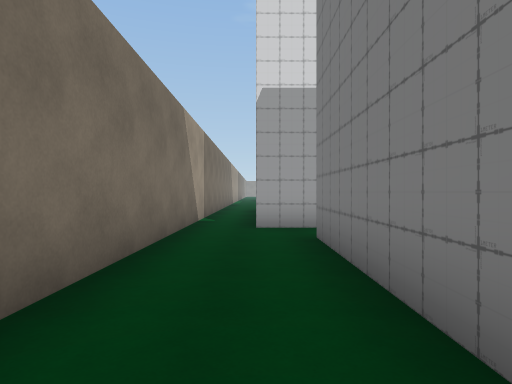
[1] (above)

16 first-person views from a walk through a Unity game level. The camera is 1.5 m above the floor, looks level and sees 75° across. The floor is counted in squares, 2 m on a side. Each view is taken from the middle of a square. On the plan, view 1 faces up. The plan holds only what a view shows up to about 11 squares ahead; the rest is blank. The place goes on beyond the plan. The player is left out. Some animated figures are left out. Some surface patterns are stand-ins.

[2]
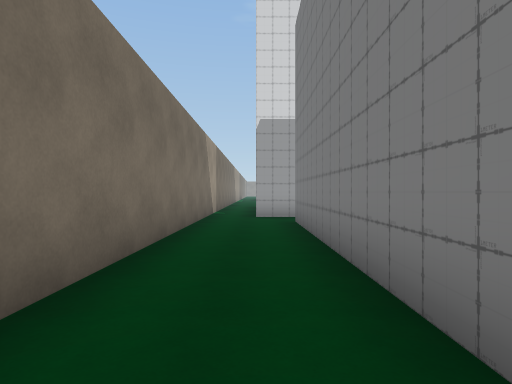

[3]
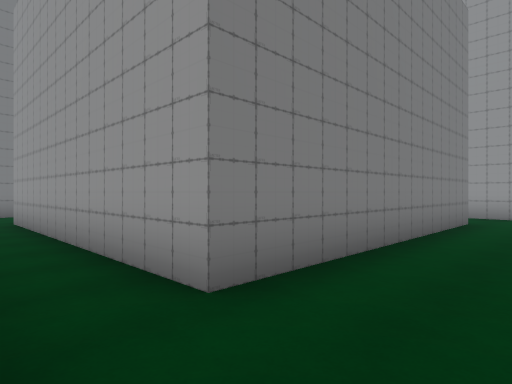

[4]
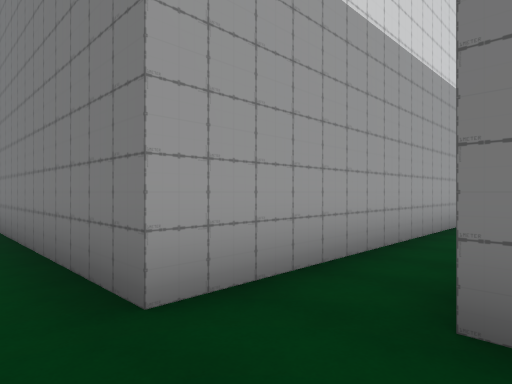

[5]
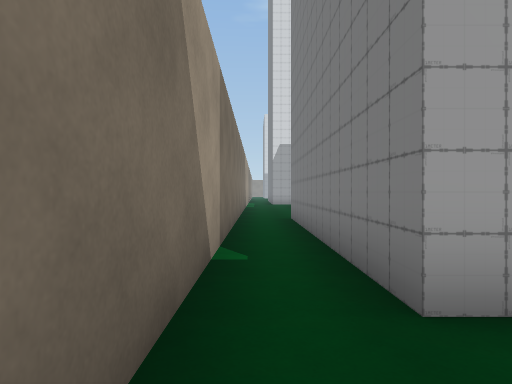

[6]
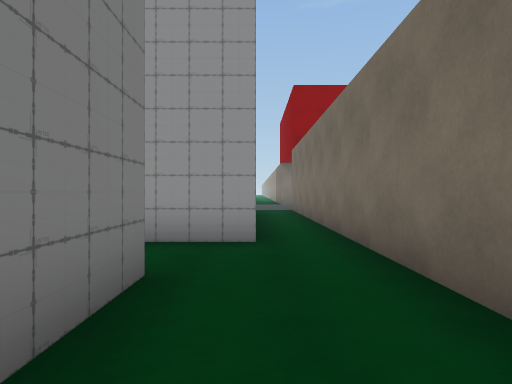

[7]
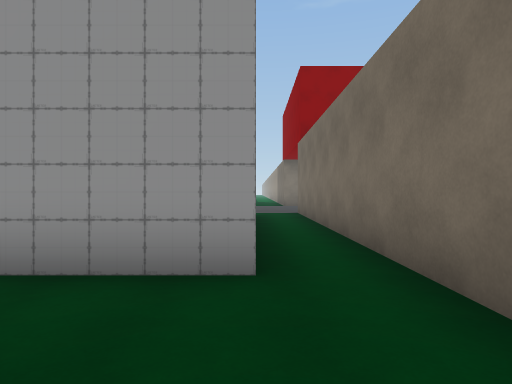

[8]
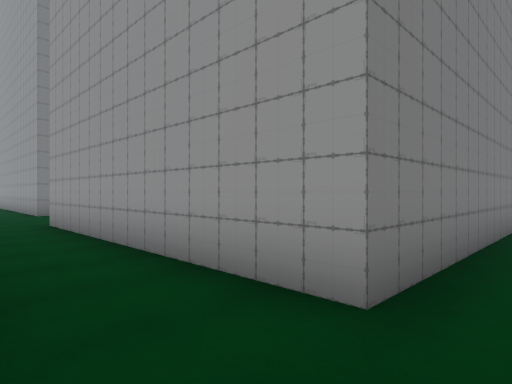

[9]
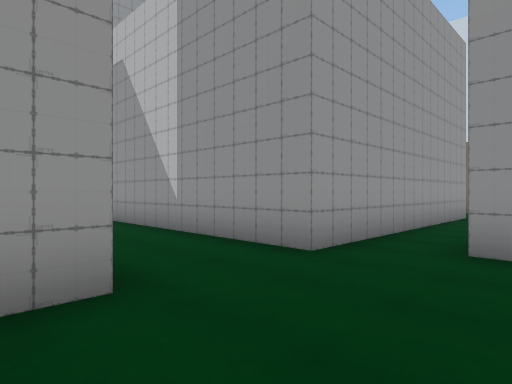

[10]
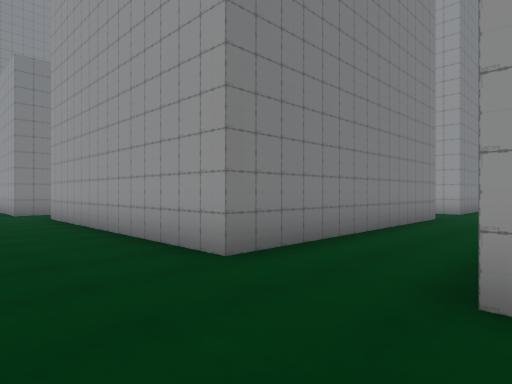

[11]
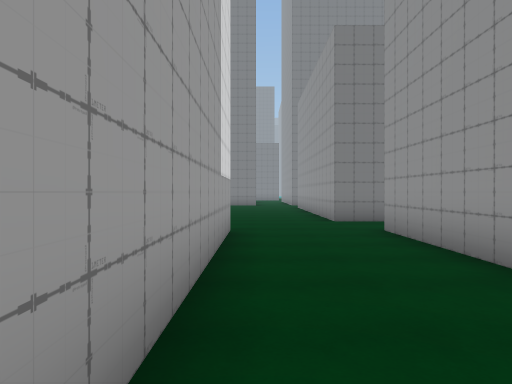

[12]
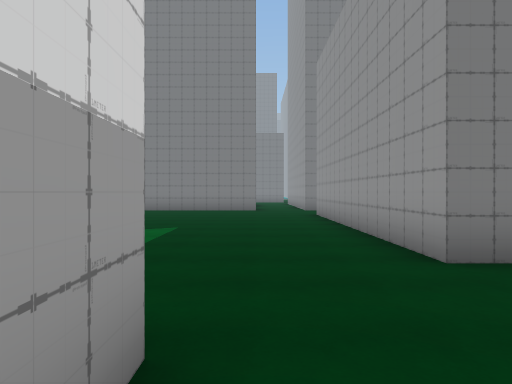

[13]
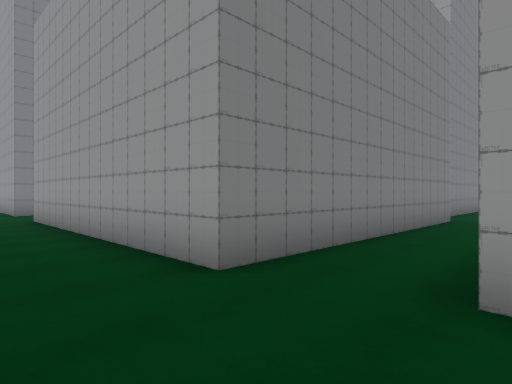

[14]
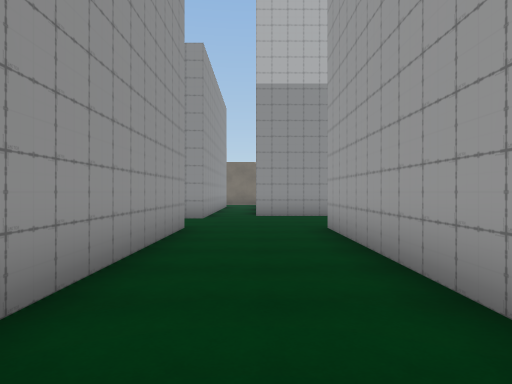

[15]
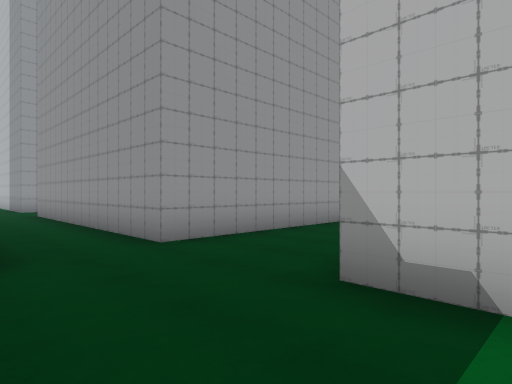

[16]
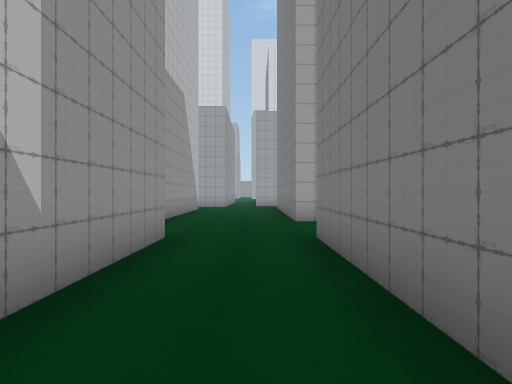

### Floor plan
Points are (right, up) in squares from view 1. A wall is a line through its corners. A room is listed if a view was taken in it or the views show most of it. See-through windows are left out.
Room 1 (views 1, 2, 3, 4, 5, 6, 7, 8)
walls: (1, -2) (1, 5.5) (7.5, 5.5); (7.1, 7) (0, 7) (0, 10.5); (-1.5, 10.5) (-1.5, -11.9); (0, -9.6) (0, -4) (7.5, -4)
ways out: opening at (8, 6) to room 2; opening at (-1, -11); opening at (7, -3)
Room 2 (views 9, 10, 11, 12, 13, 14, 15, 16)
walls: (20.5, -1.5) (20.5, 6) (28, 6); (18.5, 9.8) (18.5, 8.5) (11, 8.5) (11, 10.4); (21, -4.5) (21, -3.5); (11, -2) (11, 5.5) (18.5, 5.5) (18.5, -2); (7.5, 5.5) (8.5, 5.5) (8.5, -0.8); (7.5, 10.5) (7.5, 7)
ways out: opening at (8, 6) to room 1; opening at (9.5, -2); opening at (19, -3.5)

Where each view was taken, in squares from view 1:
view 1: 0 up, 0 right, facing up
view 2: 3 down, 0 right, facing up
view 3: 7 up, 1 left, facing down-right
view 4: 5 up, 1 left, facing up-right
view 5: 5 up, 1 left, facing up
view 6: 1 up, 0 right, facing down
view 7: 1 down, 0 right, facing down
view 8: 2 down, 1 left, facing down-right
view 9: 8 up, 12 right, facing down-left
view 10: 8 up, 8 right, facing down-right
view 11: 8 up, 12 right, facing right
view 12: 8 up, 17 right, facing right
view 13: 8 up, 18 right, facing down-right
view 14: 7 up, 18 right, facing left
view 15: 10 up, 21 right, facing down-left
view 16: 0 up, 10 right, facing up
